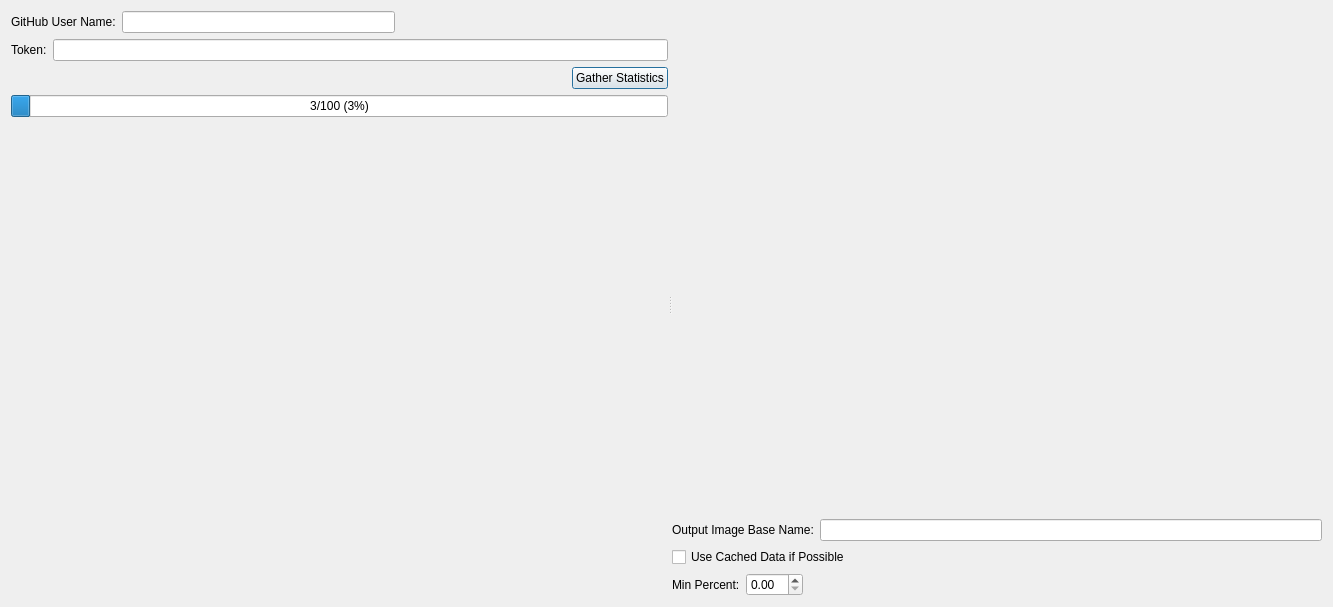
<?xml version="1.0" encoding="UTF-8"?>
<ui version="4.0">
 <class>Dialog</class>
 <widget class="QDialog" name="Dialog">
  <property name="geometry">
   <rect>
    <x>0</x>
    <y>0</y>
    <width>1333</width>
    <height>607</height>
   </rect>
  </property>
  <property name="windowTitle">
   <string>Dialog</string>
  </property>
  <layout class="QGridLayout" name="gridLayout">
   <item row="0" column="0">
    <widget class="QSplitter" name="splitter">
     <property name="orientation">
      <enum>Qt::Horizontal</enum>
     </property>
     <widget class="QWidget" name="layoutWidget">
      <layout class="QVBoxLayout" name="verticalLayout">
       <item>
        <layout class="QHBoxLayout" name="horizontalLayout">
         <item>
          <widget class="QLabel" name="label">
           <property name="text">
            <string>GitHub User Name:</string>
           </property>
          </widget>
         </item>
         <item>
          <widget class="QLineEdit" name="username"/>
         </item>
         <item>
          <spacer name="horizontalSpacer_3">
           <property name="orientation">
            <enum>Qt::Horizontal</enum>
           </property>
           <property name="sizeHint" stdset="0">
            <size>
             <width>40</width>
             <height>20</height>
            </size>
           </property>
          </spacer>
         </item>
        </layout>
       </item>
       <item>
        <layout class="QHBoxLayout" name="horizontalLayout_2">
         <item>
          <widget class="QLabel" name="label_2">
           <property name="text">
            <string>Token:</string>
           </property>
          </widget>
         </item>
         <item>
          <widget class="QLineEdit" name="token">
           <property name="echoMode">
            <enum>QLineEdit::Password</enum>
           </property>
          </widget>
         </item>
        </layout>
       </item>
       <item>
        <layout class="QHBoxLayout" name="horizontalLayout_6">
         <item>
          <widget class="QLabel" name="stats_status">
           <property name="text">
            <string>&lt;statistics status&gt;</string>
           </property>
           <property name="textFormat">
            <enum>Qt::RichText</enum>
           </property>
          </widget>
         </item>
         <item>
          <spacer name="horizontalSpacer_4">
           <property name="orientation">
            <enum>Qt::Horizontal</enum>
           </property>
           <property name="sizeHint" stdset="0">
            <size>
             <width>40</width>
             <height>20</height>
            </size>
           </property>
          </spacer>
         </item>
         <item>
          <widget class="QPushButton" name="start_stop">
           <property name="text">
            <string>Gather Statistics</string>
           </property>
          </widget>
         </item>
        </layout>
       </item>
       <item>
        <widget class="QProgressBar" name="progress_bar">
         <property name="value">
          <number>3</number>
         </property>
         <property name="format">
          <string extracomment="Repos">%v/%m (%p%)</string>
         </property>
        </widget>
       </item>
       <item>
        <widget class="QLabel" name="debug">
         <property name="text">
          <string/>
         </property>
        </widget>
       </item>
       <item>
        <spacer name="verticalSpacer">
         <property name="orientation">
          <enum>Qt::Vertical</enum>
         </property>
         <property name="sizeHint" stdset="0">
          <size>
           <width>20</width>
           <height>45</height>
          </size>
         </property>
        </spacer>
       </item>
      </layout>
     </widget>
     <widget class="QWidget" name="layoutWidget">
      <layout class="QVBoxLayout" name="verticalLayout_2" stretch="1,0,0,0">
       <item>
        <widget class="PreviewWidget" name="preview" native="true"/>
       </item>
       <item>
        <layout class="QHBoxLayout" name="horizontalLayout_3">
         <item>
          <widget class="QLabel" name="label_4">
           <property name="text">
            <string>Output Image Base Name:</string>
           </property>
          </widget>
         </item>
         <item>
          <widget class="QLineEdit" name="output_base_name"/>
         </item>
        </layout>
       </item>
       <item>
        <layout class="QHBoxLayout" name="horizontalLayout_4">
         <item>
          <widget class="QCheckBox" name="use_cache">
           <property name="text">
            <string>Use Cached Data if Possible</string>
           </property>
          </widget>
         </item>
         <item>
          <spacer name="horizontalSpacer">
           <property name="orientation">
            <enum>Qt::Horizontal</enum>
           </property>
           <property name="sizeHint" stdset="0">
            <size>
             <width>40</width>
             <height>20</height>
            </size>
           </property>
          </spacer>
         </item>
        </layout>
       </item>
       <item>
        <layout class="QHBoxLayout" name="horizontalLayout_5">
         <item>
          <widget class="QLabel" name="label_3">
           <property name="text">
            <string>Min Percent:</string>
           </property>
          </widget>
         </item>
         <item>
          <widget class="QDoubleSpinBox" name="min_percent"/>
         </item>
         <item>
          <spacer name="horizontalSpacer_2">
           <property name="orientation">
            <enum>Qt::Horizontal</enum>
           </property>
           <property name="sizeHint" stdset="0">
            <size>
             <width>40</width>
             <height>20</height>
            </size>
           </property>
          </spacer>
         </item>
        </layout>
       </item>
      </layout>
     </widget>
    </widget>
   </item>
  </layout>
 </widget>
 <customwidgets>
  <customwidget>
   <class>PreviewWidget</class>
   <extends>QWidget</extends>
   <header>gh_repo_stats.gui.preview_widget</header>
   <container>1</container>
  </customwidget>
 </customwidgets>
 <resources/>
 <connections/>
</ui>
